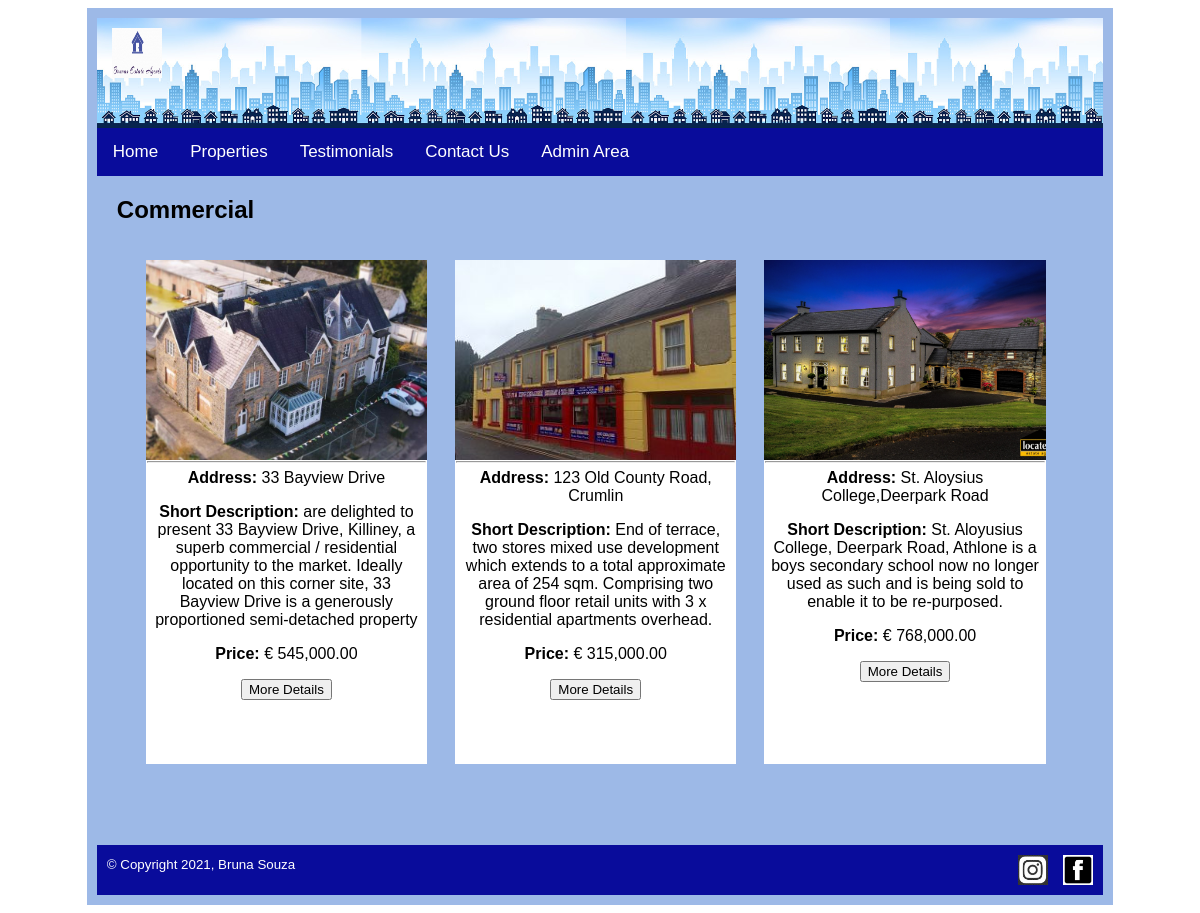
The page /template.php?pageName=displayAllProperties&categoryid=2&name=Commercial on the database its author committed.
### tables this page shows
CREATE TABLE `property` (
  `propertyid` int(11) NOT NULL,
  `address1` varchar(50) NOT NULL,
  `town` varchar(50) NOT NULL,
  `county` varchar(50) NOT NULL,
  `price` double NOT NULL,
  `bedrooms` int(2) DEFAULT NULL,
  `shortdescription` text NOT NULL,
  `longdescription` text NOT NULL,
  `image` varchar(50) NOT NULL,
  `categoryid` int(11) NOT NULL,
  `vendorid` int(11) NOT NULL
);

### displayAllProperties.php (the view, shortened to what this page needs)
<!DOCTYPE HTML>
<html lang="en">
  <div id="content">
    <?php
      require 'connect.php';
      $sql="SELECT * from property ";
      $category = "All Properties";
      if (isset($_GET["categoryid"])) {
        $categoryId = $_GET["categoryid"];
        $category = $_GET["name"];
        $sql = "$sql INNER JOIN category ON category.categoryId = property.categoryId WHERE property.categoryId = $categoryId";
      }
    ?>
    <h2><?php echo $category ?></h2>
      <?php
        $result=mysqli_query($link, $sql);
        if(mysqli_num_rows($result)>0){
          $cols = 3;
          $counter = 1;
          while($row=mysqli_fetch_array($result)) {
            if(($counter % $cols) == 1) {
      ?>
              <br><br>
              <div class="newrow">
              <?php
            }
            $propertyid=$row["propertyid"];
            $image=$row["image"];
            $shortdescription=$row["shortdescription"];
            $address1=$row["address1"];
            $price=$row["price"];?>
              <div class="col">
                <div class="card">
                    <?php
                      echo '<div id="img" style="background-image: url(\'' . $image . '\'); background-size:cover;"></div>';
                    ?>
                    <hr>
                  <div class="card-body">
                    <?php
                      echo "<strong>Address: </strong>$address1";
                      echo "<div id=\"shortDescription\">
                      <strong>Short Description: </strong>$shortdescription</div>";
                      $displayPrice = number_format($price, 2, '.', ',');
                      echo "<strong>Price: </strong> € $displayPrice";
                    ?>
                    <div class="detailslink">
                      <?php echo "<a href='template.php?propertyid=$propertyid&pageName=propertyDetails'><button>More Details</button></a>";?>
                      <br><br>
                    </div>
                  </div>
                </div>
              </div>
              <?php
            if(($counter % $cols) == 0) {
              echo "</div>";
            }
            $counter++;
          }
        }
        echo"</div><br><br>";
        mysqli_close($link); ?>
  </div>
</html>

### css/styles.css (style rules this page uses)
body { background-color: #ffffff; }
#header { height: 110px; background-repeat: repeat-x; background-image: url("../images/header.jpeg"); background-size: auto 110px; }
#logo { float:left; margin-top: 10px; margin-left: 15px; }
.topnav { overflow: hidden; background-color: #090C9B; }
.topnav a { float: left; color: #ffffff; padding: 14px 16px; text-decoration: none; font-size: 17px; }
.dropdown { float: left; overflow: hidden; }
.dropdown .dropbtn { font-size: 17px; border: none; color: #ffffff; padding: 14px 16px; background-color: inherit; font-family: inherit; }
#content { min-height: 400px; }
.content h2 { margin:0%; }
.content a { text-decoration: none; color: #000000; }
.newrow { overflow:hidden; margin-left: 3%; }
.col { width: 30%; float: left; margin-right: 3%; }
.card { background-color: white; text-align: center; min-height: 400px; }
#img { height: 200px; }
hr { margin: 1px; }
.card-body { padding: 5px; min-height: 290px; }
#footer { background-color: #090C9B; color: #ffffff; height: 30px; margin-top: 25px; padding: 10px; }
#facebookLogo { float:right; margin-left: 15px; }
#InstagramLogo { float:right; }

### rows shown on the page
property: image (picture), address1 "33 Bayview Drive", shortdescription "are delighted to present 33 Bayview Drive, Killiney, a superb commercial / residential opportunity to the market. Ideally located on this corner site, 33 Bayview Drive is a generously proportioned semi-detached property", price "545,000.00"
property: image (picture), address1 "123 Old County Road, Crumlin", shortdescription "End of terrace, two stores mixed use development which extends to a total approximate area of 254 sqm. Comprising two ground floor retail units with 3 x residential apartments overhead.", price "315,000.00"
property: image (picture), address1 "St. Aloysius College,Deerpark Road", shortdescription "St. Aloyusius College, Deerpark Road, Athlone is a boys secondary school now no longer used as such and is being sold to enable it to be re-purposed.", price "768,000.00"

### other values the page prints
$category "Commercial"
